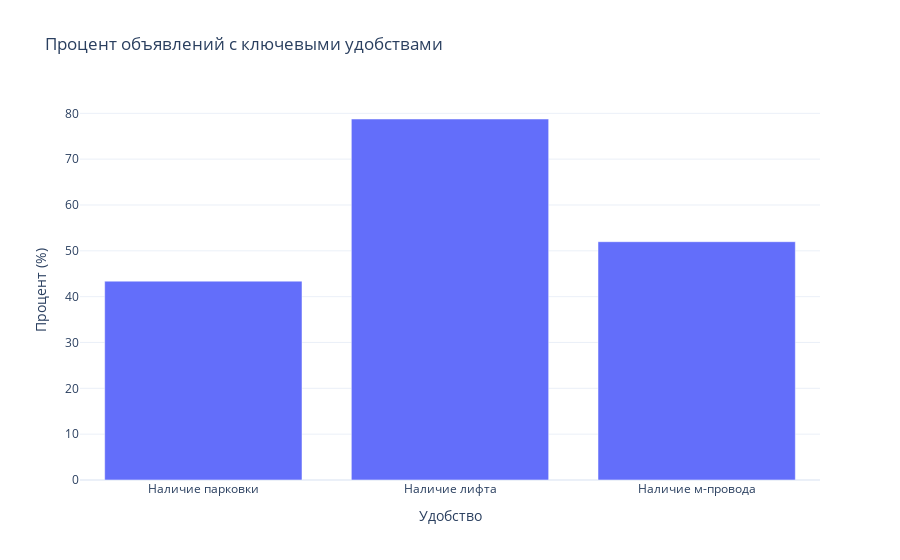

Notebook code for this chart:
### Markdown cell above
## Процент объявлений с парковкой / лифтом

### Code cell
# есть парковка или лифт
data_df['Наличие парковки'] = data_df['Парковка'].notna().astype(int)
data_df['Наличие лифта'] = data_df['Лифт'].notna().astype(int)
data_df['Наличие м-провода'] = data_df['Мусоропровод'].map({'Да': 1, 'Нет': 0}).fillna(0).astype(int)

counts = data_df[['Наличие парковки', 'Наличие лифта', 'Наличие м-провода']].sum() / len(data_df) * 100

fig = px.bar(
    x=counts.index,
    y=counts.values,
    title='Процент объявлений с ключевыми удобствами',
    labels={'x': 'Удобство', 'y': 'Процент (%)'}
)

fig.show()

### Figure 1 — Plotly figure (JSON) as saved in the notebook; plotly's stock layout.template omitted (floating-point values rounded to 4 significant figures)
{"data": [{"hovertemplate": "Удобство=%{x}<br>Процент (%)=%{y}<extra></extra>", "legendgroup": "", "marker": {"color": "#636efa", "pattern": {"shape": ""}}, "name": "", "orientation": "v", "showlegend": false, "textposition": "auto", "type": "bar", "x": ["Наличие парковки", "Наличие лифта", "Наличие м-провода"], "xaxis": "x", "y": [43.39, 78.76, 51.99], "yaxis": "y"}], "layout": {"barmode": "relative", "legend": {"tracegroupgap": 0}, "title": {"text": "Процент объявлений с ключевыми удобствами"}, "xaxis": {"anchor": "y", "domain": [0, 1], "title": {"text": "Удобство"}}, "yaxis": {"anchor": "x", "domain": [0, 1], "title": {"text": "Процент (%)"}}}}
